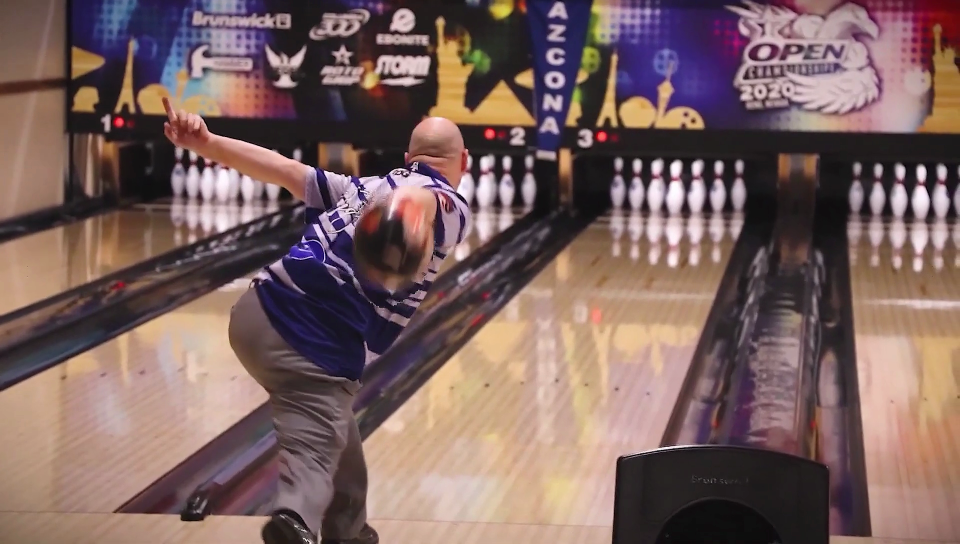
#> input picture data/recording_3/frames/frame_3 (10).png, 1920 x 1088 px, found by its file name (shown at 1/2 size)
$ jupyter execute lane_detection_test_manual_3.ipynb
#> lines starting #> are read from the running program, lines starting #| are printed output that depends on the picture; after the words box and inside, x2 and y2 are one past the last pixel; in counts of white or black regions, pixels touching at a corner belong together; long printed decimals are rounded
Lane Detection

test di detection delle linee, poi selezionate a mano le migliori per test successivi

[cell 1]
import cv2
import numpy as np
from matplotlib import pyplot as plt

# Load the image
image = cv2.imread(
    "/Users/miche/OneDrive/Documenti/GitHub/bowling-analysis/data/recording_3/frames/frame_3 (10).png",
    cv2.IMREAD_GRAYSCALE,
)
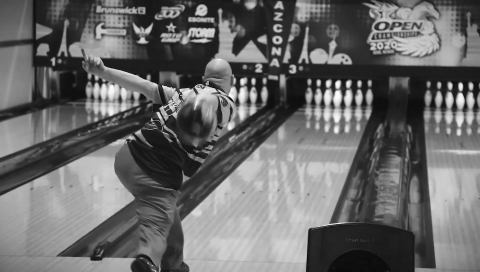
#> image: shape (1088, 1920) (shown at 1/4 size); min 0, max 255, mean 105.2

plt.imshow(image, cmap="gray")
plt.title("Original Image")
plt.show()

OTSU THRESHOLD FOR EDGE DETECTION \
good automatic way to find the threshold

[cell 2]
# Compute Otsu's threshold
otsu_thresh, _ = cv2.threshold(image, 0, 255, cv2.THRESH_BINARY + cv2.THRESH_OTSU)
#> otsu_thresh = 106

# Set lower and upper thresholds relative to Otsu's threshold
lower = 0.5 * otsu_thresh
#> lower = 53
upper = 1.5 * otsu_thresh
#> upper = 159

edges = cv2.Canny(image, lower, upper)
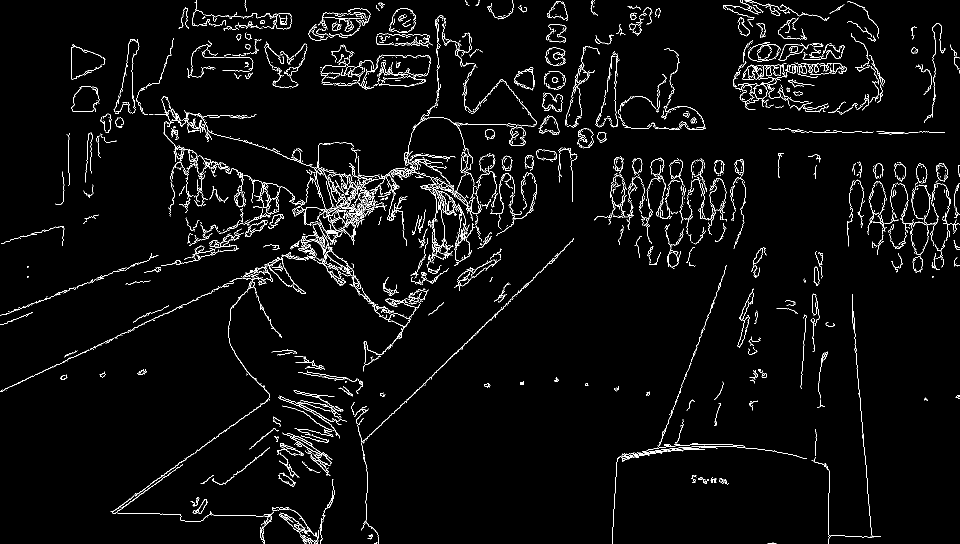
#> edges: shape (1088, 1920) (shown at 1/2 size); 3.3% white in thin lines or dots

plt.imshow(edges, cmap="gray")
plt.title("Canny Edges")

[cell 3]
# Display the original image and the edge-detected image
plt.subplot(121), plt.imshow(image, cmap="gray")
plt.title("Original Image"), plt.xticks([]), plt.yticks([])
plt.subplot(122), plt.imshow(edges, cmap="gray")
plt.title("Edge Image"), plt.xticks([]), plt.yticks([])

plt.show()
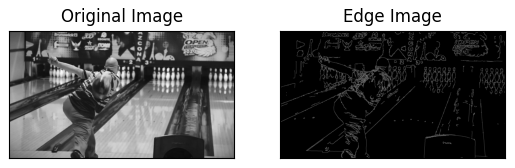
#> figure drawn by matplotlib, 2 panels

Line Detection

[cell 4]
# Use Hough Line Transform to detect lines in the edge-detected image
lines = cv2.HoughLines(edges, 1, np.pi / 180, 180)
#> lines = 63 rows, first 8: [1140, 0.803], [709, 1.13], [961, 0.942], [590, 1.2], [-1643, 3.05], [965, 0.942], [605, 1.29], [593, 1.26]

image_copy = np.copy(image)
# Draw the lines on the original image
if lines is not None:
    for rho, theta in lines[:, 0]:
        a = np.cos(theta)
        b = np.sin(theta)
        x0 = a * rho
        y0 = b * rho
        x1 = int(x0 + 1000 * (-b))
        y1 = int(y0 + 1000 * (a))
        x2 = int(x0 - 1000 * (-b))
        y2 = int(y0 - 1000 * (a))
        cv2.line(image_copy, (x1, y1), (x2, y2), (255, 0, 0), 2)
#> this loop made 63 passes
#> (rho, theta, a, b, x0, y0, x1, y1) on passes 1 to 7: (1140, 0.803, 0.695, 0.719, 791.9, 820, 72, 1514), (709, 1.13, 0.423, 0.906, 299.6, 642.6, -606, 1065), (961, 0.942, 0.588, 0.809, 564.9, 777.5, -244, 1365), (590, 1.2, 0.358, 0.934, 211.4, 550.8, -722, 909), (-1643, 3.05, -0.996, 0.0872, 1636.7, -143.2, 1549, -1139), (965, 0.942, 0.588, 0.809, 567.2, 780.7, -241, 1368), (605, 1.29, 0.276, 0.961, 166.8, 581.6, -794, 857)
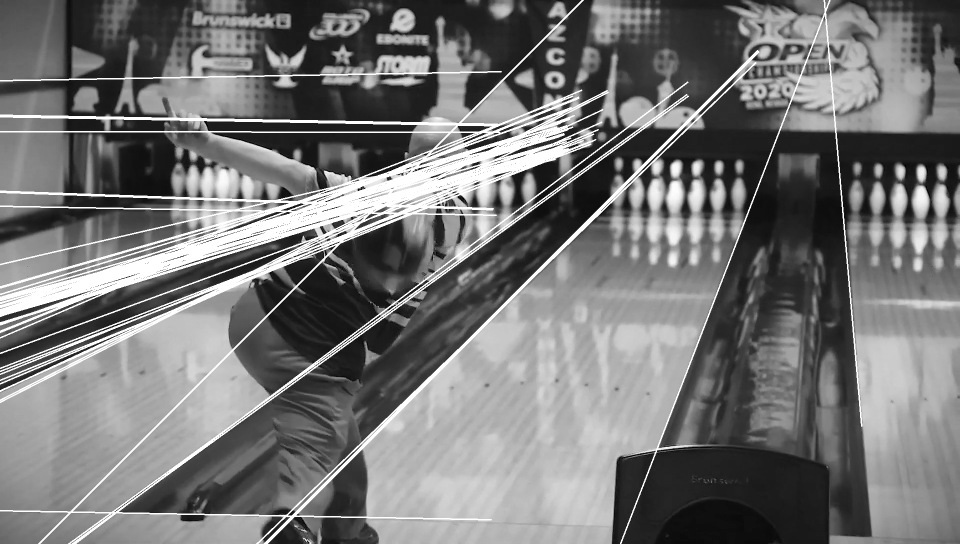
#> image_copy: shape (1088, 1920) (shown at 1/2 size); 7.35% of pixels changed, all inside (x1, y1, x2, y2) = (0, 0, 1725, 1088)

# Display the original image with detected lines
plt.imshow(image_copy, cmap="gray")
plt.title("Original Image with Lines")
plt.xticks([]), plt.yticks([])
plt.show()

[cell 5]
# Seleziona la settima linea
selected_line = lines[42]
#> selected_line = [[1022, 1.59]]

# Estrai rho e theta
rho, theta = selected_line[0]
#> rho = 1022; theta = 1.59

# Calcola i punti di inizio e fine della linea
a = np.cos(theta)
#> a = -0.0175
b = np.sin(theta)
#> b = 1
x0 = a * rho
#> x0 = -17.84
y0 = b * rho
#> y0 = 1021.8
x1 = int(x0 + 1000 * (-b))
#> x1 = -1017
y1 = int(y0 + 1000 * (a))
#> y1 = 1004
x2 = int(x0 - 1000 * (-b))
#> x2 = 982
y2 = int(y0 - 1000 * (a))
#> y2 = 1039

# Crea una copia dell'immagine originale
image_with_line = np.copy(image)

# Disegna la linea sull'immagine
cv2.line(image_with_line, (x1, y1), (x2, y2), (255, 0, 0), 2)

# Mostra l'immagine con la linea selezionata
plt.imshow(image_with_line, cmap="gray")
plt.title("Immagine con la Settima Linea")
plt.xticks([]), plt.yticks([])
plt.show()

linee da selezionare:\
sx: 0\
dx: 15\
bottom: 42

[cell 6]
left_line = lines[0]
#> left_line = [[1140, 0.803]]
right_line = lines[15]
#> right_line = [[1549, 0.367]]
bottom_line = lines[42]
#> bottom_line = [[1022, 1.59]]

[cell 7]
# [11 lines of commented-out code are left out]

Punti per quarta linea:\
(1350,436)\
(446,407)

[cell 8]
# Definisci i punti
x1, y1 = 1350, 436
x2, y2 = 446, 407

# Calcola i parametri rho e theta
delta_x = x1 - x2
delta_y = y1 - y2
theta = np.arctan2(delta_y, delta_x) + np.pi / 2
rho = x2 * np.cos(theta) + y2 * np.sin(theta)

# Calcola i punti di inizio e fine della linea
a = np.cos(theta)
b = np.sin(theta)
x0 = a * rho
y0 = b * rho
x1_line = int(x0 + 1000 * (-b))
y1_line = int(y0 + 1000 * (a))
x2_line = int(x0 - 1000 * (-b))
y2_line = int(y0 - 1000 * (a))

# Crea una copia dell'immagine originale
image_with_line = np.copy(image)

# Disegna la linea sull'immagine
cv2.line(image_with_line, (x1_line, y1_line), (x2_line, y2_line), (255, 0, 0), 2)
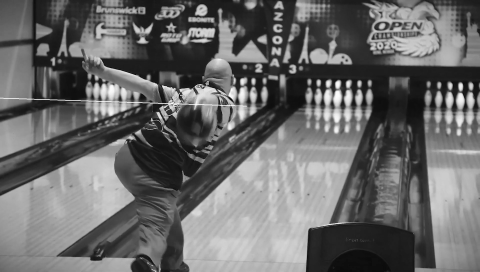
#> image_with_line: shape (1088, 1920) (shown at 1/4 size); min 0, max 255, mean 105.4

# Mostra l'immagine con la linea
plt.imshow(image_with_line, cmap="gray")
plt.title("Immagine con la Linea Definita dai Punti")
plt.xticks([]), plt.yticks([])
plt.show()

top_line = np.array([[rho, theta]])

[cell 9]
print(top_line)
print(bottom_line)
#| [[1022.           1.588]]
print(left_line)
#| [[1.1400000e+03 8.0285144e-01]]
print(right_line)
#| [[1.5490000e+03 3.6651915e-01]]

[cell 10]
# Crea una copia dell'immagine originale
image_with_all_lines = np.copy(image)


# Funzione per disegnare una linea sull'immagine
def draw_line(image, line, color=(255, 0, 0), thickness=2):
    rho, theta = line[0]
    a = np.cos(theta)
    b = np.sin(theta)
    x0 = a * rho
    y0 = b * rho
    x1 = int(x0 + 1000 * (-b))
    y1 = int(y0 + 1000 * (a))
    x2 = int(x0 - 1000 * (-b))
    y2 = int(y0 - 1000 * (a))
    cv2.line(image, (x1, y1), (x2, y2), color, thickness)


# Disegna le linee sull'immagine
draw_line(image_with_all_lines, top_line)
draw_line(image_with_all_lines, bottom_line)
draw_line(image_with_all_lines, left_line)
draw_line(image_with_all_lines, right_line)
#> call 4 of draw_line, with line = array of shape (1, 2), color = (255, 0, 0), thickness = 2
#> in draw_line (call 4), `rho, theta = line[0]`: rho = 1549; theta = 0.367
#> in draw_line (call 4), `a = np.cos(theta)`: a = 0.934
#> in draw_line (call 4), `b = np.sin(theta)`: b = 0.358
#> in draw_line (call 4), `x0 = a * rho`: x0 = 1446.1
#> in draw_line (call 4), `y0 = b * rho`: y0 = 555.1
#> in draw_line (call 4), `x1 = int(x0 + 1000 * (-b))`: x1 = 1087
#> in draw_line (call 4), `y1 = int(y0 + 1000 * (a))`: y1 = 1488
#> in draw_line (call 4), `x2 = int(x0 - 1000 * (-b))`: x2 = 1804
#> in draw_line (call 4), `y2 = int(y0 - 1000 * (a))`: y2 = -378
#> in draw_line (call 4), `cv2.line(image, (x1, y1), (x2, y2), color, thickness)`:
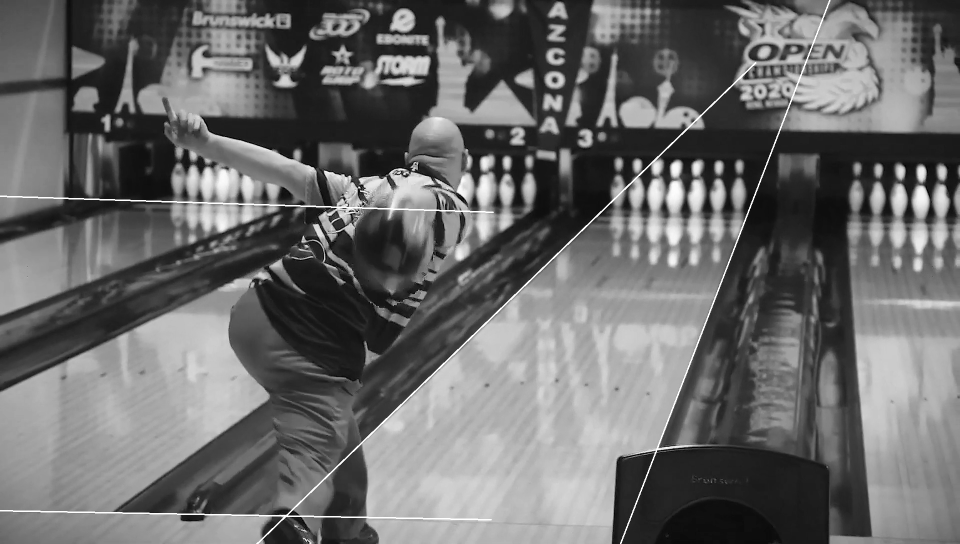
#> image: shape (1088, 1920) (shown at 1/2 size); min 0, max 255, mean 106.2

# Mostra l'immagine con tutte le linee
plt.imshow(image_with_all_lines, cmap="gray")
plt.title("Immagine con le 4 Linee")
plt.xticks([]), plt.yticks([])
plt.show()

Esporta le linee in lane_lines.csv

[cell 11]
# Definisci il path del file CSV
path_data = "/Users/miche/OneDrive/Documenti/GitHub/bowling-analysis/data/auxiliary_data/lane_lines.csv"

# Crea un array combinato con tutte le linee
lane_lines = np.vstack((top_line, bottom_line, left_line, right_line))
#> lane_lines = [[392.5, 1.6], [1022, 1.59], [1140, 0.803], [1549, 0.367]]

# Salva l'array combinato in un file CSV
np.savetxt(
    path_data,
    lane_lines,
    delimiter=",",
    header="rho,theta",
    comments="top,bottom,left,right",
)

$ run again, with data/recording_3/frames/frame_3 (1).png copied over data/recording_3/frames/frame_3 (10).png
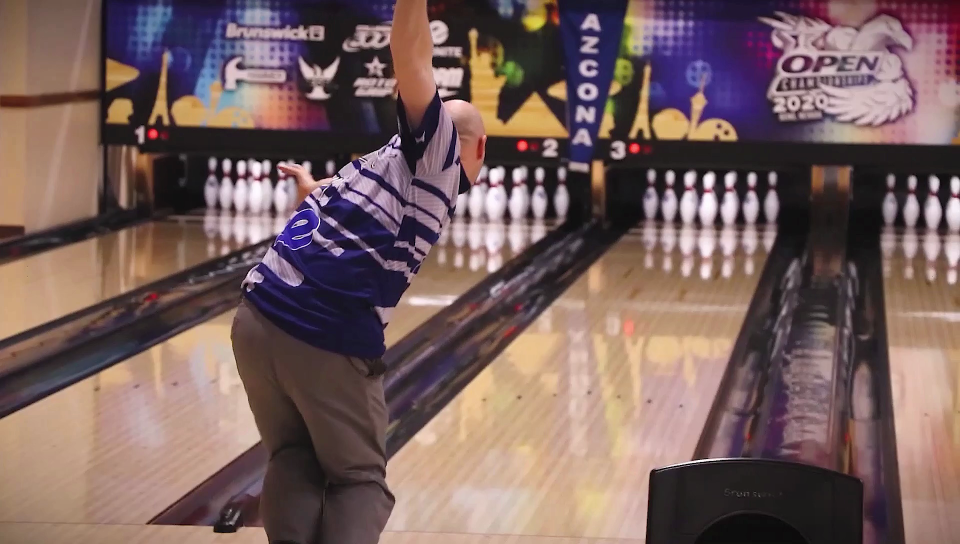
#> input picture data/recording_3/frames/frame_3 (1).png, 1920 x 1088 px, found by its file name (shown at 1/2 size)
#> otsu_thresh = 104
#> lower = 52
#> upper = 156
#> edges: shape (1088, 1920); 3.8% white in thin lines or dots
#> lines = 325 rows, first 8: [1202, 0.803], [635, 1.2], [758, 1.13], [637, 1.2], [1018, 0.942], [1022, 0.942], [756, 1.12], [655, 1.26]
#> the loop `for rho, theta in lines[:, 0]:` made 325 passes
#> (rho, theta, a, b, x0, y0, x1, y1) on passes 1 to 3: (1202, 0.803, 0.695, 0.719, 835, 864.6, 115, 1559), (635, 1.2, 0.358, 0.934, 227.6, 592.8, -706, 951), (758, 1.13, 0.423, 0.906, 320.3, 687, -585, 1109)
#> after the loop `for rho, theta in lines[:, 0]:`:
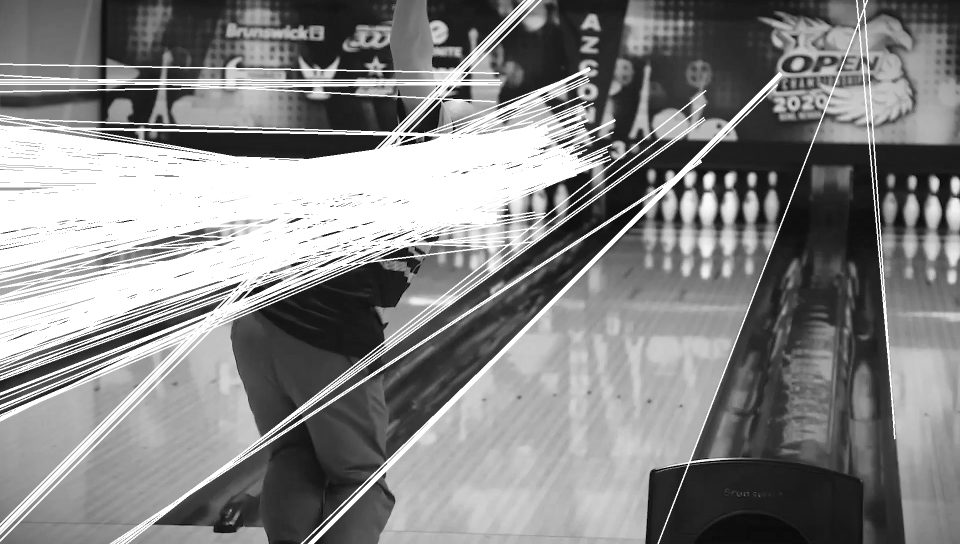
#> image_copy: shape (1088, 1920) (shown at 1/2 size); min 0, max 255, mean 133.6
#> selected_line = [[628, 1.31]]
#> `rho, theta = selected_line[0]`: rho = 628; theta = 1.31
#> `a = np.cos(theta)`: a = 0.259
#> `b = np.sin(theta)`: b = 0.966
#> `x0 = a * rho`: x0 = 162.5
#> `y0 = b * rho`: y0 = 606.6
#> `x1 = int(x0 + 1000 * (-b))`: x1 = -803
#> `y1 = int(y0 + 1000 * (a))`: y1 = 865
#> `x2 = int(x0 - 1000 * (-b))`: x2 = 1128
#> `y2 = int(y0 - 1000 * (a))`: y2 = 347
#> left_line = [[1202, 0.803]]
#> right_line = [[638, 1.26]]
#> bottom_line = [[628, 1.31]]
#| [[628.          1.309]]
#| [[1.2020000e+03 8.0285144e-01]]
#| [[638.          1.257]]
#> in draw_line (call 4), `rho, theta = line[0]`: rho = 638; theta = 1.26
#> in draw_line (call 4), `a = np.cos(theta)`: a = 0.309
#> in draw_line (call 4), `b = np.sin(theta)`: b = 0.951
#> in draw_line (call 4), `x0 = a * rho`: x0 = 197.2
#> in draw_line (call 4), `y0 = b * rho`: y0 = 606.8
#> in draw_line (call 4), `x1 = int(x0 + 1000 * (-b))`: x1 = -753
#> in draw_line (call 4), `y1 = int(y0 + 1000 * (a))`: y1 = 915
#> in draw_line (call 4), `x2 = int(x0 - 1000 * (-b))`: x2 = 1148
#> in draw_line (call 4), `y2 = int(y0 - 1000 * (a))`: y2 = 297
#> in draw_line (call 4), `cv2.line(image, (x1, y1), (x2, y2), color, thickness)`:
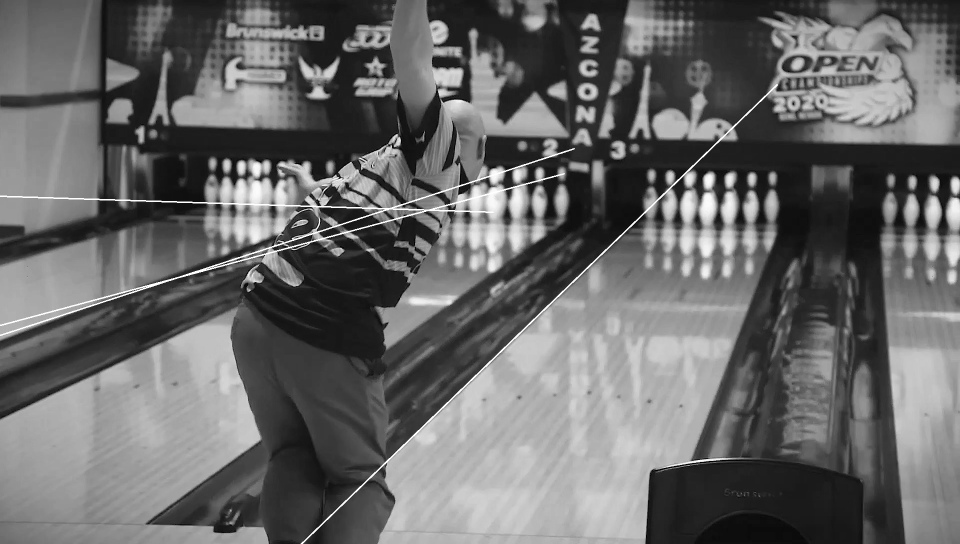
#> image: shape (1088, 1920) (shown at 1/2 size); min 0, max 255, mean 104.1
#> lane_lines = [[392.5, 1.6], [628, 1.31], [1202, 0.803], [638, 1.26]]

$ run again, with data/recording_3/frames/frame_3 (100).png copied over data/recording_3/frames/frame_3 (10).png
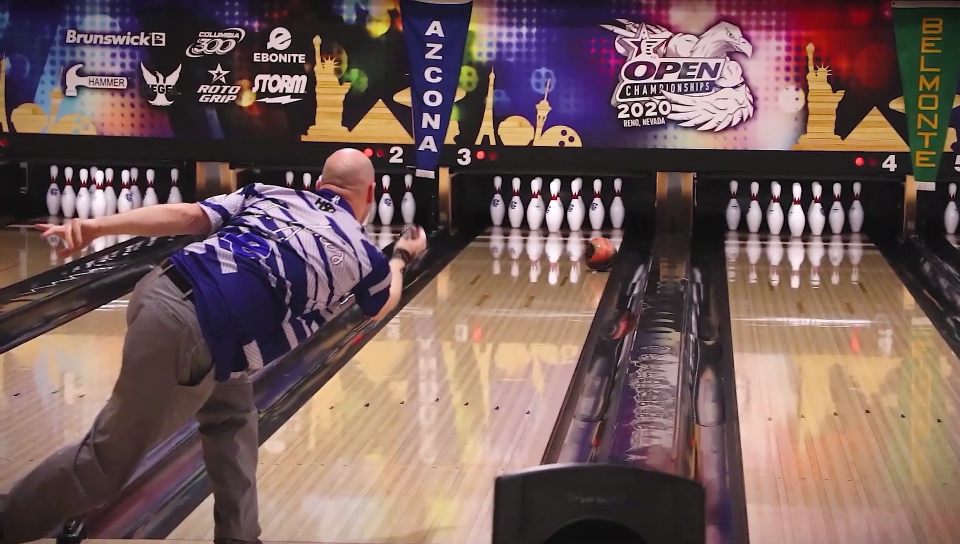
#> input picture data/recording_3/frames/frame_3 (100).png, 1920 x 1088 px, found by its file name (shown at 1/2 size)
#> otsu_thresh = 106
#> lower = 53
#> upper = 159
#> edges: shape (1088, 1920); 5.7% white in thin lines or dots
#> lines = 1597 rows, first 8: [1003, 0.803], [273, 1.59], [460, 1.59], [455, 1.59], [181, 1.57], [163, 1.59], [1333, 0.349], [968, 0.838]
#> the loop `for rho, theta in lines[:, 0]:` made 1597 passes
#> (rho, theta, a, b, x0, y0, x1, y1) on passes 1 to 3: (1003, 0.803, 0.695, 0.719, 696.7, 721.5, -22, 1416), (273, 1.59, -0.0175, 1, -4.76, 273, -1004, 255), (460, 1.59, -0.0175, 1, -8.03, 459.9, -1007, 442)
#> after the loop `for rho, theta in lines[:, 0]:`:
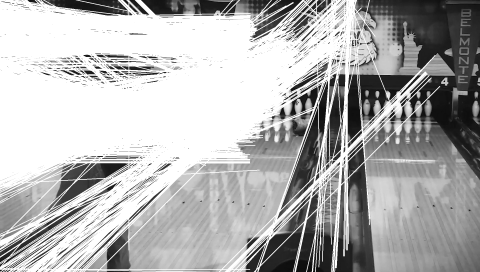
#> image_copy: shape (1088, 1920) (shown at 1/4 size); min 0, max 255, mean 177.3
#> selected_line = [[574, 1.29]]
#> `rho, theta = selected_line[0]`: rho = 574; theta = 1.29
#> `x0 = a * rho`: x0 = 158.2
#> `y0 = b * rho`: y0 = 551.8
#> `x1 = int(x0 + 1000 * (-b))`: x1 = -803
#> `y1 = int(y0 + 1000 * (a))`: y1 = 827
#> `x2 = int(x0 - 1000 * (-b))`: x2 = 1119
#> `y2 = int(y0 - 1000 * (a))`: y2 = 276
#> left_line = [[1003, 0.803]]
#> right_line = [[-1398, 3.05]]
#> bottom_line = [[574, 1.29]]
#| [[574.          1.292]]
#| [[1.0030000e+03 8.0285144e-01]]
#| [[-1398.           3.054]]
#> in draw_line (call 4), `rho, theta = line[0]`: rho = -1398; theta = 3.05
#> in draw_line (call 4), `a = np.cos(theta)`: a = -0.996
#> in draw_line (call 4), `b = np.sin(theta)`: b = 0.0872
#> in draw_line (call 4), `x0 = a * rho`: x0 = 1392.7
#> in draw_line (call 4), `y0 = b * rho`: y0 = -121.8
#> in draw_line (call 4), `x1 = int(x0 + 1000 * (-b))`: x1 = 1305
#> in draw_line (call 4), `y1 = int(y0 + 1000 * (a))`: y1 = -1118
#> in draw_line (call 4), `x2 = int(x0 - 1000 * (-b))`: x2 = 1479
#> in draw_line (call 4), `y2 = int(y0 - 1000 * (a))`: y2 = 874
#> in draw_line (call 4), `cv2.line(image, (x1, y1), (x2, y2), color, thickness)`:
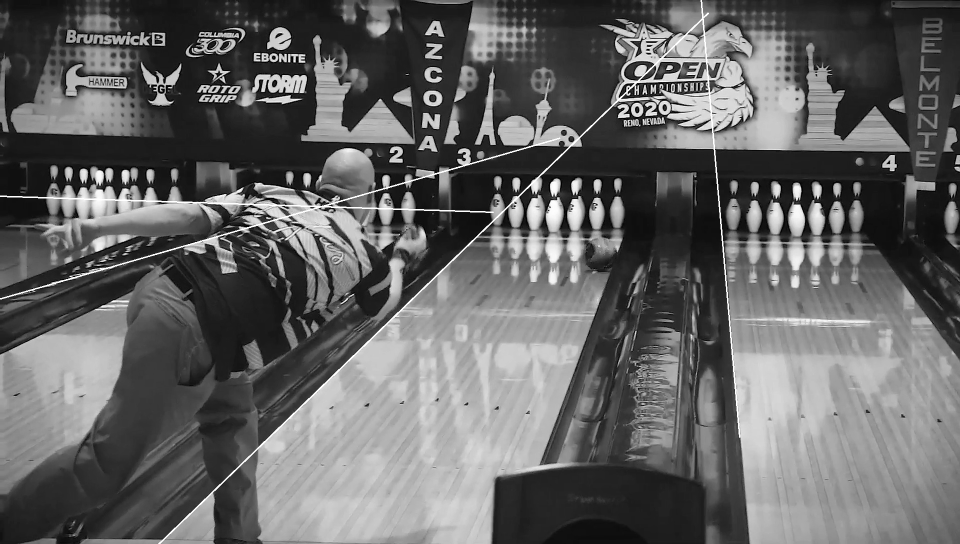
#> image: shape (1088, 1920) (shown at 1/2 size); min 0, max 255, mean 100
#> lane_lines = [[392.5, 1.6], [574, 1.29], [1003, 0.803], [-1398, 3.05]]
